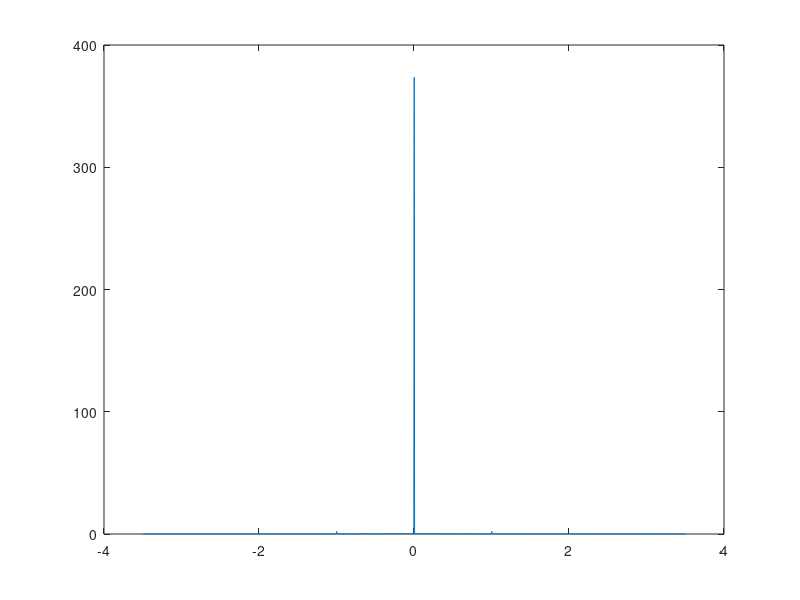

This figure's MATLAB source:
clear
clc
number_of_realizations = 500;
number_of_bits = 101;
number_of_samples = 7;
n = 700;
Eb= 1;
Tb= 7;
bits = randi ([0 1] ,number_of_realizations ,number_of_bits);

% Data = zeros (number_of_realizations , size(bits,2)*number_of_samples);
Data = [];
s_one = zeros(1, number_of_samples);
s_one (1,:) = sqrt(2*Eb/Tb);
s_zero = (sqrt(2*Eb/Tb))*cos(2*pi*(0:Tb/number_of_samples:(Tb-Tb/number_of_samples))/Tb^2)+1j*(sqrt(2*Eb/Tb))*sin(2*pi*(0:Tb/number_of_samples:(Tb-Tb/number_of_samples))/Tb^2);
 for row = 1: number_of_realizations
     for column = 1 :number_of_bits
         if bits(row , column ) == 1
             Data = [Data , s_one];
         else
            Data = [Data, s_zero];
         end
     end   
 end
 Data = (reshape (Data, number_of_bits*Tb , number_of_realizations))';
 Data_transmitted = zeros (number_of_realizations, n);
 for i = 1: number_of_realizations
     td=randi(number_of_samples)-1;              % generate random number from 0 to 6
     X = Data(i,:);
     Data_transmitted(i,:) = X(td+1: n+td);
 end
 
average=zeros(1,700);  
for i = 1 : n
    average(1,i) = mean(conj(Data_transmitted(:,1)) .* Data_transmitted(:,i));
end
average=[fliplr(average(1, 2:end)) average];

% figure
% plot(((-700+1):1:(700-1)), average)
% grid on
% xlabel("\tau")
% ylabel("ACF")
% title("Statistical ACF")

PSD = fftshift(fft(average));
N = length(PSD);                                                                      
Fs=7;                                        
freq = (-N/2+1:N/2)*(Fs/(N));                   
figure
plot(freq, abs(PSD));                 




